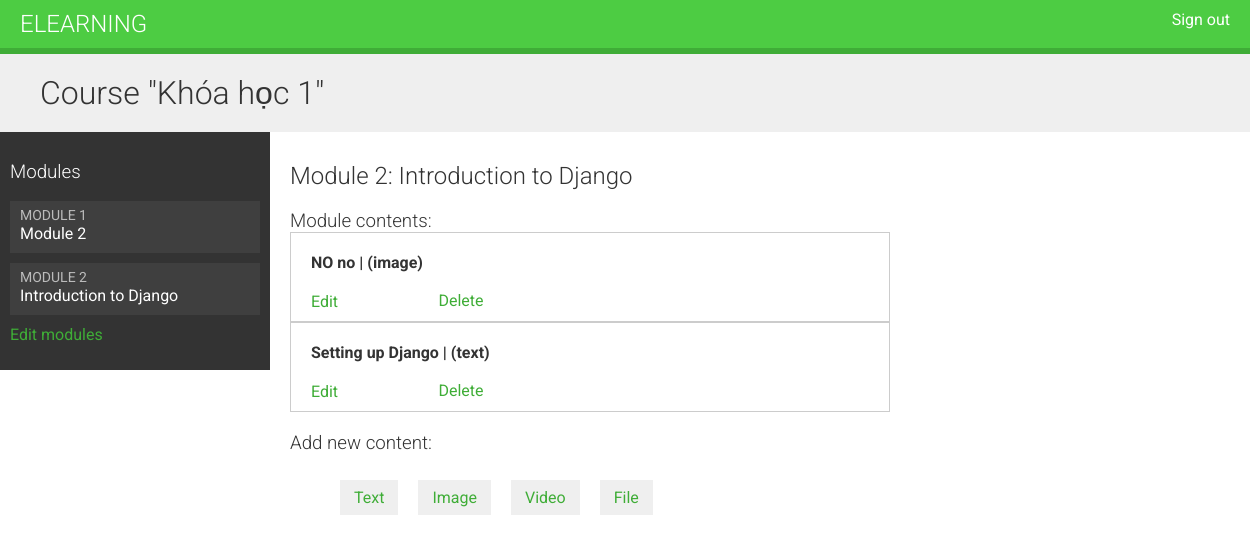
The page /course/module/1/ (signed in) on the database its author committed.
### courses/models.py (models this page shows, shortened)
class Course(models.Model):
    owner = models.ForeignKey(User,
                              related_name='courses_created',
                              on_delete=models.CASCADE)
    subject = models.ForeignKey(Subject,
                                related_name='courses',
                                on_delete=models.CASCADE)
    students = models.ManyToManyField(User,
                                      related_name='courses_joined',
                                      blank=True)
    title = models.CharField(max_length=200)
    slug = models.CharField(max_length=500, unique=True, editable=False)
    overview = models.TextField()
    created = models.DateTimeField(auto_now_add=True)
    class Meta:
        ordering = ['-created']

class Module(models.Model):
    course = models.ForeignKey(Course,
                               related_name='modules',
                               on_delete=models.CASCADE)
    title = models.CharField(max_length=200)
    description = models.TextField()
    order = OrderField(blank=True, for_fields=['course'])
    class Meta:
        ordering = ['order']

class Content(models.Model):
    module = models.ForeignKey(Module,
                               related_name='contents',
                               on_delete=models.CASCADE)
    content_type = models.ForeignKey(ContentType,
                                     on_delete=models.CASCADE,
                                     limit_choices_to={'model__in': (
                                         'text',
                                         'video',
                                         'image',
                                         'file'
                                     )})
    object_id = models.PositiveIntegerField()
    item = GenericForeignKey('content_type', 'object_id')
    order = OrderField(blank=True, for_fields=['module'])
    class Meta:
        ordering = ['order']

class ItemBase(models.Model):
    owner = models.ForeignKey(User,
                              related_name='%(class)s_related',
                              on_delete=models.CASCADE)
    title = models.CharField(max_length=250)
    created = models.DateTimeField(auto_now_add=True)
    updated = models.DateTimeField(auto_now=True)
    class Meta:
        abstract = True

class Image(ItemBase):
    file = models.FileField(upload_to='images')

class Text(ItemBase):
    content = models.TextField()

### courses/views.py (the view)
# urls.py: path('module/<int:module_id>/', views.ModuleContentListView.as_view(), name='module_content_list'),
class ModuleContentListView(TemplateResponseMixin, View):
    template_name = 'courses/manage/module/content_list.html'
    def get(self, request, module_id):
        module = get_object_or_404(Module,
                                   id=module_id,
                                   course__owner=request.user)
        return self.render_to_response({'module': module})

### courses/templatetags/course.py (called while the page is built)
@register.filter
def model_name(obj):
    try:
        return obj._meta.model_name
    except AttributeError:
        return None

### templates/courses/manage/module/content_list.html (shortened to what this page needs)
{% extends 'base.html' %}
{% load course %}
{% block content %}
    {% with course=module.course %}
        <h1>Course "{{ course.title }}"</h1>
        <div class="contents">
            <h3>Modules</h3>
            <ul id="modules">
                {% for module in course.modules.all %}
                    <li data-id="{{ module.id }}" {% if module == module %}
                        class="selected">
                    {% endif %}
                    <a href="{% url 'module_content_list' module.id %}">
                            <span>
                                Module <span class="order">{{ module.order|add:1 }}</span>
                            </span>
                        <br>
                        {{ module.title }}
                    </a>
                    </li>
                {% empty %}
                    <i>No modules yet.</i>
                {% endfor %}
            </ul>
            <p><a href="{% url 'course_module_update' course.id %}">Edit modules</a></p>
        </div>
        <div class="module">
            <h2>Module {{ module.order|add:1 }}: {{ module.title }}</h2>
            <h3>Module contents:</h3>
            <div id="module-contents">
                {% for content in module.contents.all %}
                    <div data-id="{{ content.id }}">
                        {% with content.item as item %}
                            <p><strong>{{ item.title }} | ({{ item|model_name }})</strong></p>
                            <a href="{% url 'module_content_update' module.id item|model_name item.id %}">Edit</a>
                            <form action="{% url 'module_content_delete' content.id %}"
                                  method="post">
                                <input type="submit" value="Delete">
                            </form>
                        {% endwith %}
                    </div>
                {% empty %}
                    <p>This module has no contents yet.</p>
                {% endfor %}
            </div>
            <h3>Add new content:</h3>
            <ul class="content-types">
                <li><a href="{% url 'module_content_create' module.id 'text' %}">Text</a></li>
                <li><a href="{% url 'module_content_create' module.id 'image' %}">Image</a></li>
                <li><a href="{% url 'module_content_create' module.id 'video' %}">Video</a></li>
                <li><a href="{% url 'module_content_create' module.id 'file' %}">File</a></li>
            </ul>
        </div>
    {% endwith %}
{% endblock %}

### static/css/base.css (style rules this page uses)
body { margin: 0; font-family: 'Roboto', sans-serif; font-weight: 400; color: #333; }
a { color: #3fad37; text-decoration: none; }
ul { float: left; }
h1, h2, h3, h4, h5, h6 { font-family: 'Roboto', sans-serif; font-weight: 300; }
h1 { background: #efefef; width: 100%; overflow: auto; padding: 20px 0 20px 40px; margin: 0; }
.module { padding: 10px 20px; float: left; width: 600px; }
.module h3 { margin: 20px 0 0; padding: 0; width: 100%; }
.module p { margin: 10px 0 20px; width: 100%; float: left; }
.contents { width: 20%; padding: 10px; float: left; background: #333; color: #fff; font-family: 'Roboto', sans-serif; }
.contents ul { list-style: none; margin: 0; padding: 0; width: 100%; }
.contents ul li { margin: 0 0 10px 0; padding: 4px 10px 10px; overflow: auto; cursor: move; }
.contents ul li.selected { background: #3f3f3f; }
.contents ul span { text-transform: uppercase; color: #bbb; font-size: 14px; }
.contents ul a { display: block; color: #fff; text-decoration: none; }
ul.content-types li { list-style: none; float: left; margin: 10px; background: #efefef; padding: 8px 14px; }
input, select, textarea { border: 1px solid #ccc; border-bottom: 3px solid #ccc; padding: 8px 12px; font-size: 16px; font-family: 'Roboto', sans-serif; float: left; clear: both; width: 300px; }
input[type=submit], a.button { border-radius: 5px; background: #4dcc43; color: #fff; font-size: 16px; text-transform: uppercase; border: none; padding: 10px 20px; margin: 20px 0; }
#module-contents div { padding: 10px 20px; border: 1px solid #ccc; background: #fff }
#module-contents form { margin: 0; padding: 0; }
#module-contents input[type=submit] { color: #3fad37; background: none; margin: -20px 0 0; padding: 0; float: left; text-transform: none; }

### rows shown on the page
Course: title "Khóa học 1"
Module: order|add "1", title "Module 2"
Module: order|add "2", title "Introduction to Django"
Content: item "NO no", item|model_name "image"
Content: item "Setting up Django", item|model_name "text"
